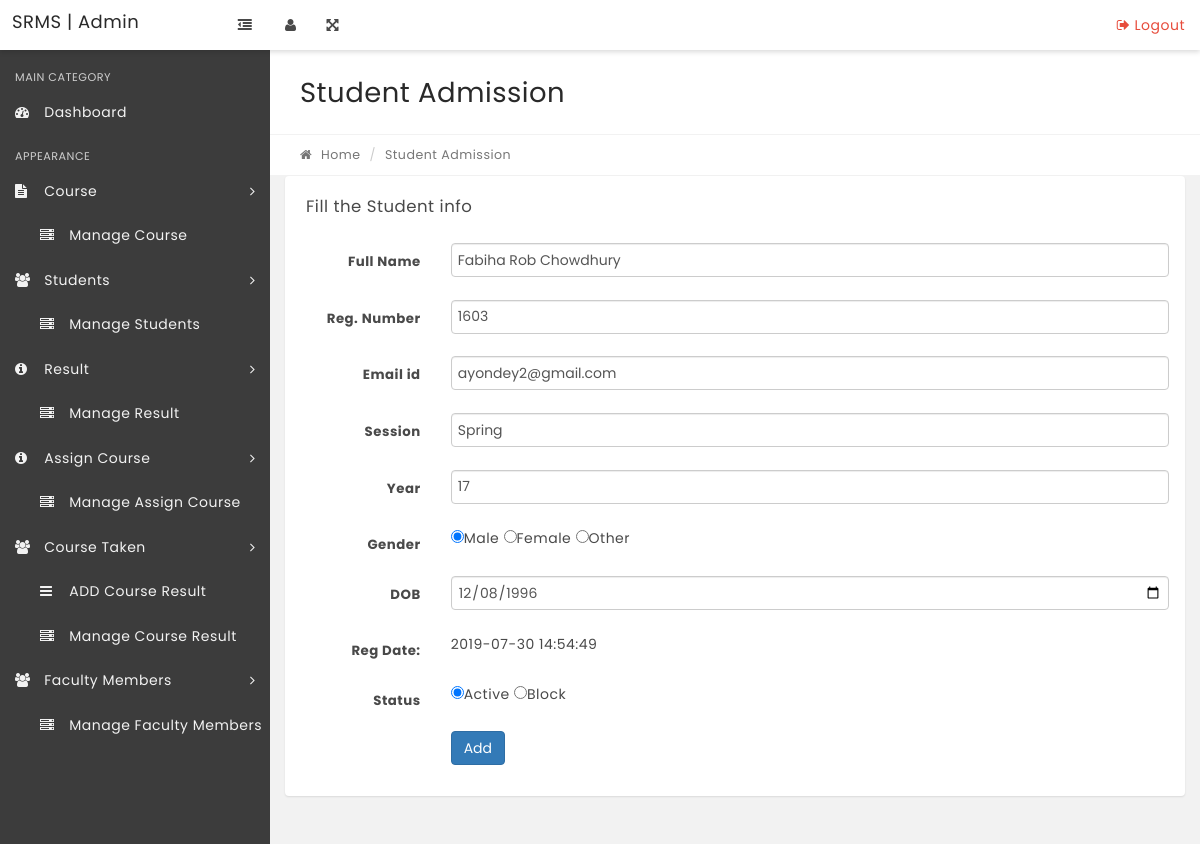
Page /edit-student.php?stid=5 on the committed database.
### tables this page shows
CREATE TABLE IF NOT EXISTS `tblstudents` (
`StudentId` int(11) NOT NULL,
  `StudentName` varchar(100) NOT NULL,
  `RollId` varchar(100) NOT NULL,
  `session` varchar(100) NOT NULL,
  `year` int(11) NOT NULL,
  `StudentEmail` varchar(100) NOT NULL,
  `Gender` varchar(10) NOT NULL,
  `DOB` varchar(100) NOT NULL,
  `RegDate` timestamp NOT NULL DEFAULT CURRENT_TIMESTAMP,
  `UpdationDate` timestamp NULL DEFAULT NULL ON UPDATE CURRENT_TIMESTAMP,
  `Status` int(1) NOT NULL
);

### edit-student.php (the view, shortened to what this page needs)
<?php
include('includes/config.php');
if(strlen($_SESSION['login'])=="")
    {
    header("Location: index.php");
    }
    else{
$stid=intval($_GET['stid']);
?>
<!DOCTYPE html>
<html lang="en">
    <head>
        <link rel="stylesheet" href="css/bootstrap.min.css" media="screen" >
        <link rel="stylesheet" href="css/font-awesome.min.css" media="screen" >
        <link rel="stylesheet" href="css/animate-css/animate.min.css" media="screen" >
        <link rel="stylesheet" href="css/lobipanel/lobipanel.min.css" media="screen" >
        <link rel="stylesheet" href="css/prism/prism.css" media="screen" >
        <link rel="stylesheet" href="css/select2/select2.min.css" >
        <link rel="stylesheet" href="css/main.css" media="screen" >
    </head>
    <body class="top-navbar-fixed">
        <div class="main-wrapper">
  <?php include('includes/topbar.php');?>
            <div class="content-wrapper">
                <div class="content-container">
                  <?php if($_SESSION['login']==6)include('includes/leftbar.php');else include('includes/leftbar_user.php') ?>
                    <div class="main-page">
                     <div class="container-fluid">
                            <div class="row page-title-div">
                                <div class="col-md-6">
                                    <h2 class="title">Student Admission</h2>
                                </div>
                            </div>
                            <div class="row breadcrumb-div">
                                <div class="col-md-6">
                                    <ul class="breadcrumb">
                                        <li><a href="dashboard.php"><i class="fa fa-home"></i> Home</a></li>
                                        <li class="active">Student Admission</li>
                                    </ul>
                                </div>
                            </div>
                        </div>
                        <div class="container-fluid">
                        <div class="row">
                                    <div class="col-md-12">
                                        <div class="panel">
                                            <div class="panel-heading">
                                                <div class="panel-title">
                                                    <h5>Fill the Student info</h5>
                                                </div>
                                            </div>
                                            <div class="panel-body">
                                                <form class="form-horizontal" method="post">
<?php
$sql = "SELECT * from tblstudents where tblstudents.StudentId=:stid";
$query = $dbh->prepare($sql);
$query->bindParam(':stid',$stid,PDO::PARAM_STR);
$query->execute();
$results=$query->fetchAll(PDO::FETCH_OBJ);
if($query->rowCount() > 0)
{
foreach($results as $result)
{  ?>
<div class="form-group">
<label for="default" class="col-sm-2 control-label">Full Name</label>
<div class="col-sm-10">
<input type="text" name="fullanme" class="form-control" id="fullanme" value="<?php echo htmlentities($result->StudentName)?>" required="required" autocomplete="off">
</div>
</div>
<div class="form-group">
<label for="default" class="col-sm-2 control-label">Reg. Number</label>
<div class="col-sm-10">
<input type="text" name="rollid" class="form-control" id="rollid" value="<?php echo htmlentities($result->RollId)?>" maxlength="15" required="required" autocomplete="off">
</div>
</div>
<div class="form-group">
<label for="default" class="col-sm-2 control-label">Email id</label>
<div class="col-sm-10">
<input type="email" name="emailid" class="form-control" id="email" value="<?php echo htmlentities($result->StudentEmail)?>" required="required" autocomplete="off">
</div>
</div>
<div class="form-group">
<label for="default" class="col-sm-2 control-label">Session</label>
<div class="col-sm-10">
<input type="text" name="session" class="form-control" id="session" value="<?php echo htmlentities($result->session)?>" required="required" autocomplete="off">
</div>
</div>
<div class="form-group">
<label for="default" class="col-sm-2 control-label">Year</label>
<div class="col-sm-10">
<input type="text" name="year" class="form-control" id="year" value="<?php echo htmlentities($result->year)?>" required="required" autocomplete="off">
</div>
</div>
<div class="form-group">
<label for="default" class="col-sm-2 control-label">Gender</label>
<div class="col-sm-10">
<?php  $gndr=$result->Gender;
if($gndr=="Male")
{
?>
<input type="radio" name="gender" value="Male" required="required" checked>Male <input type="radio" name="gender" value="Female" required="required">Female <input type="radio" name="gender" value="Other" required="required">Other
<?php }?>
</div>
</div>
<div class="form-group">
                                                        <label for="date" class="col-sm-2 control-label">DOB</label>
                                                        <div class="col-sm-10">
                <input type="date"  name="dob" class="form-control" value="<?php echo htmlentities($result->DOB)?>" id="date">
                                                        </div>
                                                    </div>
<div class="form-group">
<label for="default" class="col-sm-2 control-label">Reg Date: </label>
<div class="col-sm-10">
<?php echo htmlentities($result->RegDate)?>
</div>
</div>
<div class="form-group">
<label for="default" class="col-sm-2 control-label">Status</label>
<div class="col-sm-10">
<?php  $stats=$result->Status;
if($stats=="1")
{
?>
<input type="radio" name="status" value="1" required="required" checked>Active <input type="radio" name="status" value="0" required="required">Block
<?php }?>
</div>
</div>
<?php }} ?>
                                                    <div class="form-group">
                                                        <div class="col-sm-offset-2 col-sm-10">
                                                            <button type="submit" name="submit" class="btn btn-primary">Add</button>
                                                        </div>
                                                    </div>
                                                </form>
                                            </div>
                                        </div>
                                    </div>
                                </div>
                    </div>
                </div>
            </div>
        </div>
    </body>
</html>
<?PHP } ?>

### rows in the picture
tblstudents: fullanme "Fabiha Rob Chowdhury", rollid "1603", emailid "ayondey2@gmail.com", session "Spring", year "17", dob "12/08/1996", RegDate "2019-07-30 14:54:49"
